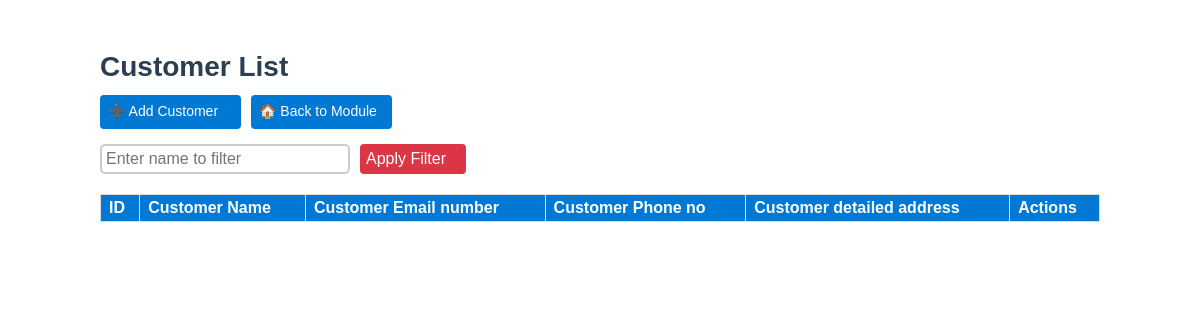
The app's page /construction-department/customer/, older data.
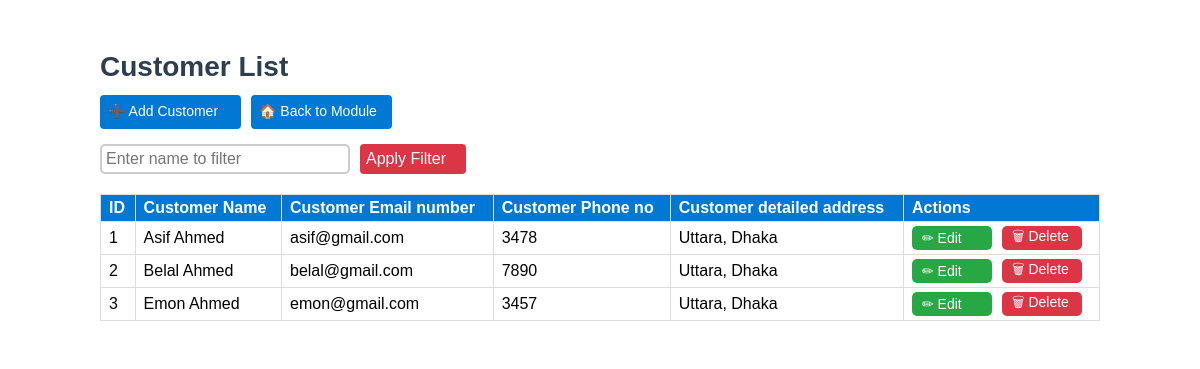
The same page, newer data.
### customer/models.py (models this page shows, shortened)
class Customer(models.Model):
    customer_name = models.CharField(max_length=255)
    customer_email = models.EmailField(unique=True)
    customer_phone = models.CharField(max_length=15, unique=True)
    customer_address = models.TextField(blank=True, null=True)
    created_at = models.DateTimeField(auto_now_add=True)  # Timestamp for when customer was added
    updated_at = models.DateTimeField(auto_now=True)  # Timestamp for last update

### customer/views.py (the view)
# urls.py: path("", customer_list, name="customer_list"),
def customer_list(request):
    query = request.GET.get("search", "")
    customers = Customer.objects.filter(customer_name__icontains=query) if query else Customer.objects.all()
    return render(request, 'customer/customer_list.html', {'customers': customers, 'search_query': query})

### customer/templates/customer/customer_list.html (shortened to what this page needs)
{% block content %}
<div class="form-container">
    <h2>Customer List</h2>
    <div class="nav-buttons">
        <a href="{% url 'customer_create' %}" class="nav-button">➕ Add Customer</a>
        <a href="{% url 'construction_department' %}" class="nav-button">🏠 Back to Module</a>
    </div>
    <div class="filter-container">
        <input type="text" id="filterName" class="filter-box" placeholder="Enter name to filter">
        <button onclick="applyFilter()" class="apply-button">Apply Filter</button>
    </div>
    <table>
        <thead>
            <tr>
                <th>ID</th>
                <th>Customer Name</th>
                <th>Customer Email number</th>
                <th>Customer Phone no</th>
                <th>Customer detailed address</th>
                <th>Actions</th>
            </tr>
        </thead>
        <tbody>
            {% for customer in customers %}
            <tr>
                <td>{{ customer.id }}</td>
                <td class="name">{{ customer.customer_name }}</td>
                <td>{{ customer.customer_email }}</td>
                <td>{{ customer.customer_phone }}</td>
                <td>{{ customer.customer_address }}</td>
                <td>
                    <div class="action-buttons">
                        <a href="{% url 'customer_edit' customer.id %}" class="action-button edit">✏ Edit</a>
                        <a href="{% url 'customer_delete' customer.id %}" class="action-button delete">🗑 Delete</a>
                    </div>
                </td>
            </tr>
            {% endfor %}
        </tbody>
    </table>
</div>
{% endblock %}

### customer/templates/customer/customer_list.html (style rules this page uses)
.form-container { max-width: 1000px; margin: 0 auto; padding: 20px; background: white; border-radius: 5px; box-shadow: none; }
body, th, td, input, a, .nav-button, .filter-box, .apply-button, .action-button { font-family: "Trebuchet MS", sans-serif; }
h2 { text-align: left; color: #2c3e50; margin-bottom: 12px; font-size: 28px; }
table { width: 100%; border-collapse: collapse; margin-top: 20px; }
th, td { border: 1px solid #ddd; padding: 4px 8px; text-align: left; height: 18px; }
th { background-color: #0078D4; color: white; }
.nav-buttons { display: flex; gap: 10px; margin-bottom: 15px; }
.nav-button { background: #0078D4; color: white; padding: 8px; border-radius: 4px; text-decoration: none; width: 125px; height: 18px; font-size: 14px; }
.filter-container { display: flex; gap: 10px; margin-bottom: 15px; }
.filter-box { width: 25%; padding: 4px; font-size: 16px; border-radius: 5px; border: 2px solid #ccc; }
.apply-button { width: 106px; background: #dc3545; color: white; padding: 6px; border-radius: 4px; font-size: 16px; border: none; cursor: pointer; text-align: left; }
.action-buttons { display: flex; gap: 10px; align-items: center; }
.action-button { width: 60px; height: 4px; padding: 10px; display: flex; align-items: center; justify-content: left; text-decoration: none; font-size: 14px; border-radius: 5px; }
.action-button.edit { background: #28a745; color: white; }
.action-button.delete { background: #dc3545; color: white; }

Row changes from the older to the newer data that the page shows:
added Customer: id "1", customer_name "Asif Ahmed", customer_email "asif@gmail.com", customer_phone "3478", customer_address "Uttara, Dhaka"
added Customer: id "2", customer_name "Belal Ahmed", customer_email "belal@gmail.com", customer_phone "7890", customer_address "Uttara, Dhaka"
added Customer: id "3", customer_name "Emon Ahmed", customer_email "emon@gmail.com", customer_phone "3457", customer_address "Uttara, Dhaka"
